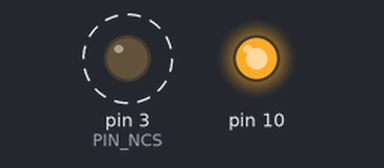
Recording of a sketch running on a simulated Arduino Uno, built with avr-gcc and run on an emulated ATmega328P. On the bench: output pins drawn as LEDs (lit = HIGH). Dashed ring = blinking. What the sketch prints to the serial monitor is not drawn.

Above: at 0.6 s.
Timing chart, 0 to 3.2 s (numbered marks = the images above):
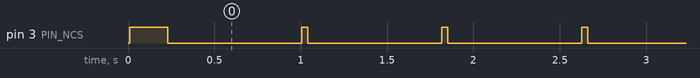

The sketch:

ADNS-3050_Serial.ino
```cpp
/*
 * This code read an ADNS-3050 sensor data using a Teensy 3.2 board
 *
 * It is inspired from Tom101222 code available here https://github.com/Tom101222/Adns-3050-Optical-Sensor/tree/1b433ad21caafd9b150a414805f1c707d291e043
 *
 * The function "getImage" had been added to read the 361 pixels of the sensor and send it through Serial
 * Use the Qt GUI on the repo to draw the pixels
 *
 * See the header ADNS3050.h for the wiring between the sensor and the Teensy board
 *
 */


#include "ADNS3050.h"
#include <SPI.h>

int cpt;

void setup(){
  startup();
  cpt = 0;
  //SPI.begin();
  //SPI.beginTransaction(SPISettings(36000000, MSBFIRST, SPI_MODE0));
}

void loop() {
//getXY();//Get X and Y accerlation and print
getImage();
//getImageSerial();
delay(10);
}
```

ADNS3050.h
```cpp
#include <SPI.h>

// SPI and misc pins for the ADNS
#define PIN_SCLK   SCK
#define PIN_MISO   MISO
#define PIN_MOSI   MOSI
#define PIN_NCS    3
#define PIN_MOTION 5
#define NBR_PIXEL 361

// Define all the registers
#define PROD_ID                          0x00
#define REV_ID                           0x01
#define MOTION_ST                        0x02
#define DELTA_X                          0x03
#define DELTA_Y                          0x04
#define SQUAL                            0x05
#define SHUT_HI                          0x06
#define SHUT_LO                          0x07
#define PIX_MAX                          0x08
#define PIX_ACCUM                        0x09
#define PIX_MIN                          0x0a
#define PIX_GRAB                         0x0b
#define MOUSE_CTRL                       0x0d
#define RUN_DOWNSHIFT                    0x0e
#define REST1_PERIOD                     0x0f
#define REST1_DOWNSHIFT                  0x10
#define REST2_PERIOD                     0x11
#define REST2_DOWNSHIFT                  0x12
#define REST3_PERIOD                     0x13
#define PREFLASH_RUN                     0x14
#define PREFLASH_RUN_DARK                0x18
#define MOTION_EXT                       0x1b
#define SHUT_THR                         0x1c
#define SQUAL_THRESHOLD                  0x1d
#define NAV_CTRL2                        0x22
#define MISC_SETTINGS                    0x25
#define RESOLUTION                       0x33
#define LED_PRECHARGE                    0x34
#define FRAME_IDLE                       0x35
#define RESET                            0x3a
#define INV_REV_ID                       0x3f
#define LED_CTRL                         0x40
#define MOTION_CTRL                      0x41
#define AUTO_LED_CONTROL                 0x43
#define REST_MODE_CONFIG                 0x45

char x1[NBR_PIXEL + 1];
int cpt_error=0;

void com_start() {
  digitalWrite(PIN_NCS, HIGH);
  delay(20);
  digitalWrite(PIN_NCS, LOW);
}


byte Read(byte reg_addr) {
  digitalWrite(PIN_NCS, LOW);//begin communication
  // send address of the register, with MSBit = 0 to say it's reading
  SPI.transfer(reg_addr & 0x7f );
  delayMicroseconds(100);
  // read data
  byte data = SPI.transfer(0);
  delayMicroseconds(30);
  //Serial.println(data);
  digitalWrite(PIN_NCS, HIGH);//end communication
  delayMicroseconds(30);

  return data;
}


void Write(byte reg_addr, byte data) {
  digitalWrite(PIN_NCS, LOW);
  //send address of the register, with MSBit = 1 to say it's writing
  SPI.transfer(reg_addr | 0x80 );
  //send data
  SPI.transfer(data);
  delayMicroseconds(30);
  digitalWrite(PIN_NCS, HIGH);//end communication
  delayMicroseconds(30);
}

void startup() {
  //--------Setup SPI Communication---------
  Serial.begin(115200);
  //byte out = 0;
  //byte read = 0;
  //byte bit = 0;
  pinMode(PIN_MISO, INPUT);
  pinMode(PIN_NCS, OUTPUT);
  SPI.begin();
  // set the details of the communication
  //SPI.setBitOrder(MSBFIRST); // transimission order of bits
  //SPI.setDataMode(SPI_MODE3); // sampling on rising edge
  //SPI.setClockDivider(SPI_CLOCK_DIV16); // 16MHz/16 = 1MHz
  SPI.beginTransaction(SPISettings(16000, MSBFIRST, SPI_MODE3));
  delay(10);

  //----------------- Power Up and config ---------------
  com_start();
  Write(RESET, 0x5a); // force reset
  delay(100); // wait for it to reboot
  Write(MOUSE_CTRL, 0x20);//Setup Mouse Control
  Write(MOTION_CTRL, 0x00);//Clear Motion Control register
  delay(100);
  digitalWrite(PIN_NCS, LOW);
}


int convTwosComp(int b) { //Convert from 2's complement
  if (b & 0x80) {
    b = -1 * ((b ^ 0xff) + 1);
  }
  return b;
}

void getXY() { //Prints out X and Y values to the serial terminal, use getX and getY sequentially for most operations
  byte x = 0;
  byte y = 0;
  x = Read(0x03);
  y = Read(0x04);
  if (x != 0 && y != 0) {
    Serial.print("x - ");
    Serial.print(convTwosComp(x));
    Serial.print("  y - ");
    Serial.println(convTwosComp(y));
  }
}

byte Read_Camera(byte reg_addr) {
  int i;
  digitalWrite(PIN_NCS, LOW);//begin communication
    //send address of the register, with MSBit = 1 to say it's writing
  //SPI.transfer(0x22 | 0x80 );
  //send data
  //SPI.transfer(0x60);
  // send address of the register, with MSBit = 0 to say it's reading

  // read data
  SPI.transfer(reg_addr & 0x80 );
  SPI.transfer(0xFF);
  delayMicroseconds(100);
  cpt_error=0;
  for (i = 0; i < NBR_PIXEL + 1; i++) {
    SPI.transfer(reg_addr & 0x7f );
    //delayMicroseconds(20);
    delay(1);
    x1[i] = SPI.transfer(0);
    if(x1[i] < 0x80){
      x1[i] = 0x00;
      cpt_error++;
    }
    else{
      x1[i] -= 0x80;
    }
    //delayMicroseconds(30);
    delay(1);
  }
  //Serial.println(data);
  digitalWrite(PIN_NCS, HIGH);//end communication
  delayMicroseconds(30);

  return 0;
}

void getImage() {
  int i;
  char tmp;

  Read_Camera(0x0b);


  Serial.print("#");
  for (i = 0; i < NBR_PIXEL; i++) {
    Serial.print(x1[i + 1]);
  }
  Serial.println();
}

void getImageSerial() {
  char x[NBR_PIXEL + 1];
  int i, j;
  char tmp;

  for (i = 0; i < NBR_PIXEL + 1; i++) {
    x[i] = Read(0x0b);
    //tmp = Read(0x0b);
    //if(tmp >= 0x80){x[i] = 0x00;}
    //else{x[i] = tmp;}
  }
  Serial.println();
  Serial.println();

  for (i = 0; i < 19; i++) {
    for (j = 0; j < 19; j++) {
      Serial.print(int(x[(i * 19) + j + 1]));
      Serial.print("   ");
      //Serial.print(x[(i*19)+j], BIN);
      //Serial.print("        ");
    }
    Serial.println();
    //for (i = 0; i < 100; i++) {

    //delayMicroseconds(10);
    //delay(1);
  }
  Serial.println();
}

int getX() { //returns the X acceleration value
  byte x = 0;
  x = Read(0x03);
  return (convTwosComp(x));
}

int getY() { //returns the Y acceleration value
  byte y = 0;
  y = Read(0x04);
  return (convTwosComp(y));
}
```

Measured:
- by itself, pin 3 (PIN_NCS): alternates HIGH for 0.04 s and LOW for 0.77 s
